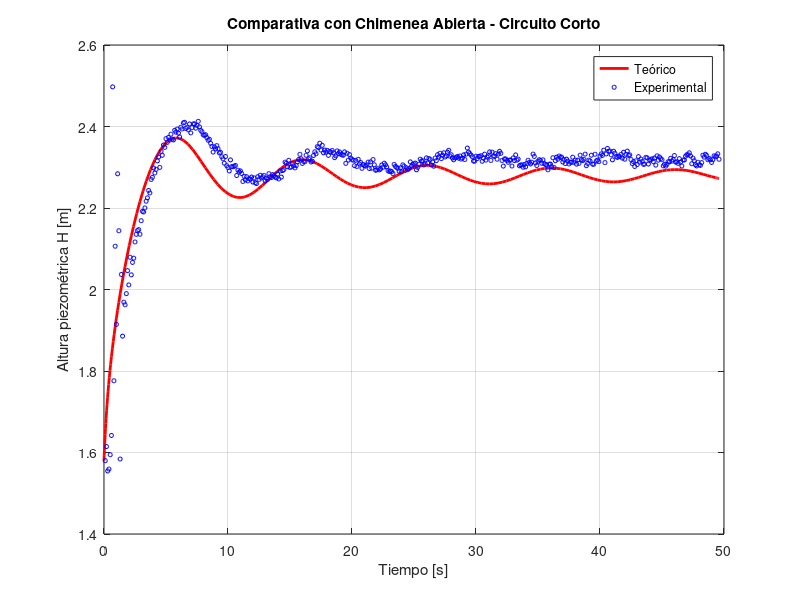
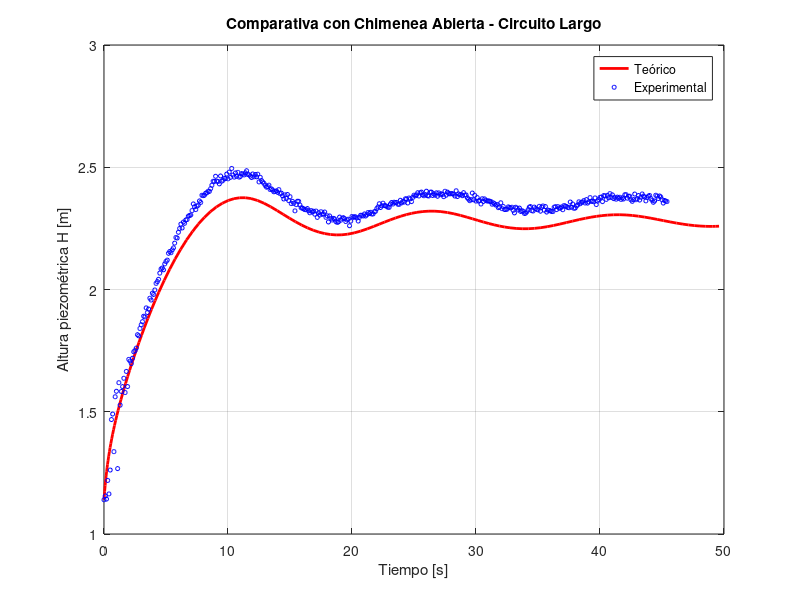

Here is the MATLAB script that generated these plots, in order:
%% P4-EFM-Transitorios_Hidráulicos
%19/04/2026
%David Jiménez, Teresa Martín y Josep Mas
clear all, clc
close all

%% PARÁMETROS TEÓRICOS EXACTOS
% Parámetros para los dos circuitos
Ac = 5.5070;
Bc = 0.3945;
Al = 5.2357;
Bl = 0.1764;
% Condiciones iniciales CIRCUITO CORTO
z0c = 2.28-1.58;             % [m]
dz0c = -0.8005;                % [m/s]
x0c = [z0c; dz0c];
% Condiciones iniciales CIRCUITO LARGO
z0l = 2.28-1.14;             % [m]
dz0l = -0.7241;                % [m/s]
x0l = [z0l; dz0l];
% Tiempo de simulación
tspan = [0 49.6];
% Definición de EDOs
odefun_c = @(tc, xc) [xc(2);  -Ac * abs(xc(2)) * xc(2) - Bc * xc(1)];
odefun_l = @(tl, xl) [xl(2);  -Al * abs(xl(2)) * xl(2) - Bl * xl(1)];
% Resolución EDO para circuito corto y largo (Modelo teórico)
[tc, xc] = ode45(odefun_c, tspan, x0c);  % [Tiempo, [z; dz/dt]]
[tl, xl] = ode45(odefun_l, tspan, x0l);

%% DATOS EXPERIMENTALES
%Datos circuito corto
data = [0.1	10.32197354
0.2	10.35655837
0.3	10.29659584
0.4	10.30140993
0.5	10.33656114
0.6	10.38381879
0.7	11.23929636
0.8	10.51801866
0.9	10.84816002
1	10.65640002
1.1	11.02599804
1.2	10.8861642
1.3	10.3259598
1.4	10.77891936
1.5	10.62749526
1.6	10.71082314
1.7	10.70450832
1.8	10.73185962
1.9	10.78828296
2	10.75326636
2.1	10.82102088
2.2	10.77800748
2.3	10.80842898
2.4	10.81877892
2.5	10.8586446
2.6	10.87733916
2.7	10.88660484
2.8	10.8889029
2.9	10.87755642
3	10.91082474
3.1	10.93379616
3.2	10.9322172
3.3	10.94213772
3.4	10.95861582
3.5	10.96696146
3.6	10.98507462
3.7	10.97889648
3.8	11.0120526
3.9	11.01717402
4	11.04025968
4.1	11.02782792
4.2	11.03686818
4.3	11.0576058
4.4	11.06716932
4.5	11.04158466
4.6	11.08088424
4.7	11.07125238
4.8	11.09650044
4.9	11.09074458
5	11.11225434
5.1	11.10304782
5.2	11.11522458
5.3	11.10875982
5.4	11.12298984
5.5	11.11100382
5.6	11.10902196
5.7	11.1326625
5.8	11.1279909
5.9	11.13566844
6	11.1257112
6.1	11.11628946
6.2	11.14021866
6.3	11.13591834
6.4	11.15097864
6.5	11.15219244
6.6	11.13708828
6.7	11.13978924
6.8	11.13369168
6.9	11.14822056
7	11.12631402
7.1	11.13939858
7.2	11.14844088
7.3	11.14830318
7.4	11.13786348
7.5	11.14452816
7.6	11.15459454
7.7	11.14102344
7.8	11.13261966
7.9	11.12928222
8	11.12153124
8.1	11.1202287
8.2	11.12167302
8.3	11.11452792
8.4	11.1081111
8.5	11.1104877
8.6	11.10065388
8.7	11.09294982
8.8	11.07917982
8.9	11.09206956
9	11.08679616
9.1	11.09500206
9.2	11.08747344
9.3	11.07705006
9.4	11.07850866
9.5	11.0677446
9.6	11.06278026
9.7	11.05192848
9.8	11.06825664
9.9	11.04587886
10	11.0414286
10.1	11.03281266
10.2	11.06001708
10.3	11.04346758
10.4	11.0434329
10.5	11.04443658
10.6	11.04644904
10.7	11.0216763
10.8	11.03480982
10.9	11.03024838
11	11.03302992
11.1	11.02667736
11.2	11.00708418
11.3	11.01939456
11.4	11.01122436
11.5	11.01886722
11.6	11.00849586
11.7	11.01389778
11.8	11.01267072
11.9	11.01803388
12	11.00568678
12.1	11.01586128
12.2	11.00426388
12.3	11.00193522
12.4	11.018652
12.5	11.01212808
12.6	11.02232502
12.7	11.0155716
12.8	11.01862752
12.9	11.0218548
13	11.00825616
13.1	11.0153064
13.2	11.01225966
13.3	11.02622142
13.4	11.01888456
13.5	11.0166069
13.6	11.02385298
13.7	11.02064304
13.8	11.01787068
13.9	11.01613974
14	11.02518306
14.1	11.01324906
14.2	11.03282796
14.3	11.01780846
14.4	11.03390814
14.5	11.03585736
14.6	11.05452132
14.7	11.05169184
14.8	11.04325032
14.9	11.05892772
15	11.0414286
15.1	11.04303306
15.2	11.05129506
15.3	11.04560142
15.4	11.0403576
15.5	11.0462124
15.6	11.05516902
15.7	11.06098812
15.8	11.0735994
15.9	11.06273334
16	11.05134198
16.1	11.05639098
16.2	11.05546788
16.3	11.07126258
16.4	11.08208478
16.5	11.0626446
16.6	11.06532618
16.7	11.05478856
16.8	11.05662966
16.9	11.07086784
17	11.07991116
17.1	11.07498966
17.2	11.09253264
17.3	11.09043858
17.4	11.1008742
17.5	11.0841258
17.6	11.09569158
17.7	11.07747336
17.8	11.08416558
17.9	11.07897786
18	11.08347708
18.1	11.07109632
18.2	11.08061292
18.3	11.07850764
18.4	11.08306602
18.5	11.0773887
18.6	11.06553834
18.7	11.06997534
18.8	11.08212558
18.9	11.07548232
19	11.07956334
19.1	11.07390948
19.2	11.07224688
19.3	11.07146964
19.4	11.07975714
19.5	11.0514909
19.6	11.07628608
19.7	11.05939182
19.8	11.07303636
19.9	11.06431842
20	11.06111868
20.1	11.05918272
20.2	11.04588702
20.3	11.0589063
20.4	11.04383886
20.5	11.06142162
20.6	11.05004964
20.7	11.05370532
20.8	11.03933556
20.9	11.04890316
21	11.04588702
21.1	11.04472728
21.2	11.04782298
21.3	11.05459272
21.4	11.0388582
21.5	11.05522002
21.6	11.03959566
21.7	11.06091162
21.8	11.0480229
21.9	11.03464152
22	11.035533
22.1	11.03943144
22.2	11.03564214
22.3	11.03774334
22.4	11.04765978
22.5	11.04198858
22.6	11.05192848
22.7	11.04788112
22.8	11.04280254
22.9	11.03408664
23	11.03151318
23.1	11.03282796
23.2	11.03126838
23.3	11.02654476
23.4	11.04890316
23.5	11.04402246
23.6	11.04171012
23.7	11.03949264
23.8	11.03244954
23.9	11.04042288
24	11.030892
24.1	11.04786888
24.2	11.04433764
24.3	11.0344977
24.4	11.04069216
24.5	11.03606748
24.6	11.03921418
24.7	11.05520778
24.8	11.04460794
24.9	11.04890316
25	11.05063206
25.1	11.05216512
25.2	11.03577474
25.3	11.04165708
25.4	11.04912552
25.5	11.06177964
25.6	11.0573916
25.7	11.05781898
25.8	11.04759042
25.9	11.05064328
26	11.06499876
26.1	11.05240176
26.2	11.06352384
26.3	11.06086266
26.4	11.0474823
26.5	11.05507722
26.6	11.04449472
26.7	11.06453874
26.8	11.05821168
26.9	11.0728038
27	11.0670867
27.1	11.07634626
27.2	11.06311686
27.3	11.07174708
27.4	11.07750906
27.5	11.06711118
27.6	11.06964792
27.7	11.07897684
27.8	11.08347708
27.9	11.06913078
28	11.07267324
28.1	11.06477742
28.2	11.0602221
28.3	11.0648937
28.4	11.06639616
28.5	11.06815974
28.6	11.06422356
28.7	11.06956632
28.8	11.06194998
28.9	11.06455914
29	11.07237744
29.1	11.06100444
29.2	11.07416142
29.3	11.08909524
29.4	11.07934608
29.5	11.07543234
29.6	11.07180624
29.7	11.06772216
29.8	11.05713558
29.9	11.05694892
30	11.06898492
30.1	11.06339532
30.2	11.0685708
30.3	11.0684739
30.4	11.070264
30.5	11.0566113
30.6	11.06405934
30.7	11.07416142
30.8	11.05949178
30.9	11.06690616
31	11.06977848
31.1	11.0797806
31.2	11.05872372
31.3	11.07910128
31.4	11.06939904
31.5	11.06887986
31.6	11.07537012
31.7	11.06165928
31.8	11.07416142
31.9	11.08108518
32	11.07613002
32.1	11.05862784
32.2	11.04477216
32.3	11.06238144
32.4	11.06238552
32.5	11.05867068
32.6	11.05416432
32.7	11.05933572
32.8	11.05977534
32.9	11.04499656
33	11.0649345
33.1	11.0584167
33.2	11.07229788
33.3	11.0593449
33.4	11.0619459
33.5	11.04554736
33.6	11.04738132
33.7	11.04773118
33.8	11.04202122
33.9	11.04890316
34	11.04303306
34.1	11.05122366
34.2	11.05910928
34.3	11.05390524
34.4	11.05000476
34.5	11.05428672
34.6	11.07427668
34.7	11.0684739
34.8	11.0525619
34.9	11.046294
35	11.05646646
35.1	11.06057196
35.2	11.05863396
35.3	11.0517306
35.4	11.0602221
35.5	11.05104924
35.6	11.04868386
35.7	11.04793824
35.8	11.03560644
35.9	11.0493387
36	11.04977322
36.1	11.04325032
36.2	11.0653782
36.3	11.04119604
36.4	11.05816476
36.5	11.06669196
36.6	11.06183166
36.7	11.06956122
36.8	11.065827
36.9	11.06695104
37	11.05470084
37.1	11.06057502
37.2	11.05106454
37.3	11.06194998
37.4	11.05689894
37.5	11.05000476
37.6	11.0543418
37.7	11.05408986
37.8	11.0666226
37.9	11.0538726
38	11.05949178
38.1	11.04956004
38.2	11.05925412
38.3	11.05150824
38.4	11.07159306
38.5	11.0606454
38.6	11.05815966
38.7	11.0614053
38.8	11.07415428
38.9	11.04585336
39	11.05129506
39.1	11.05934082
39.2	11.05734162
39.3	11.0714421
39.4	11.04955596
39.5	11.04931728
39.6	11.07389928
39.7	11.05764864
39.8	11.05927554
39.9	11.05573512
40	11.06919198
40.1	11.0747826
40.2	11.0712024
40.3	11.08388406
40.4	11.05345848
40.5	11.07469692
40.6	11.0881497
40.7	11.08134732
40.8	11.08174818
40.9	11.07253656
41	11.0601405
41.1	11.08122288
41.2	11.07629118
41.3	11.06804244
41.4	11.0660871
41.5	11.06938374
41.6	11.0679384
41.7	11.07355044
41.8	11.06436024
41.9	11.07872388
42	11.0617164
42.1	11.07369222
42.2	11.08153296
42.3	11.0709984
42.4	11.07238764
42.5	11.06087184
42.6	11.05111962
42.7	11.05581876
42.8	11.04393474
42.9	11.05787508
43	11.04868386
43.1	11.06804244
43.2	11.0543061
43.3	11.06216724
43.4	11.05640526
43.5	11.04928974
43.6	11.04955188
43.7	11.06629926
43.8	11.06500692
43.9	11.0497314
44	11.05949178
44.1	11.06042814
44.2	11.06282004
44.3	11.05563312
44.4	11.06471928
44.5	11.04716406
44.6	11.07002022
44.7	11.05925514
44.8	11.0672346
44.9	11.0629812
45	11.0605842
45.1	11.04544638
45.2	11.04914082
45.3	11.04476298
45.4	11.04909492
45.5	11.05569534
45.6	11.05524552
45.7	11.06390736
45.8	11.05699992
45.9	11.06070456
46	11.07068934
46.1	11.05449378
46.2	11.05529754
46.3	11.05154598
46.4	11.06308116
46.5	11.05470084
46.6	11.0451771
46.7	11.05966926
46.8	11.05987632
46.9	11.06898492
47	11.072712
47.1	11.0726049
47.2	11.0774448
47.3	11.06964792
47.4	11.0506545
47.5	11.06443062
47.6	11.05797912
47.7	11.0480229
47.8	11.04523014
47.9	11.05408986
48	11.04796884
48.1	11.04656736
48.2	11.05336464
48.3	11.07150228
48.4	11.06670828
48.5	11.07372588
48.6	11.07062916
48.7	11.0604975
48.8	11.06347284
48.9	11.06029044
49	11.05374816
49.1	11.06042814
49.2	11.07014976
49.3	11.067663
49.4	11.0695551
49.5	11.0749968
49.6	11.06151852];

t_exp_c = data(:,1);
P_exp_c = data(:,2);

% Datos circuito largo
data2 = [0.1	10.25938144
0.2	10.26282047
0.3	10.26535609
0.4	10.26626644
0.5	10.28802049
0.6	10.24422077
0.7	10.28506106
0.8	10.26107546
0.9	10.25053876
1	10.27260554
1.1	10.28585014
1.2	10.25185904
1.3	10.25822925
1.4	10.27288818
1.5	10.2624749
1.6	10.28257022
1.7	10.29695936
1.8	10.30039146
1.9	10.26054679
2	10.26818975
2.1	10.27043722
2.2	10.25567333
2.3	10.28087356
2.4	10.26542984
2.5	10.27605752
2.6	10.29262406
2.7	10.28981498
2.8	10.28029297
2.9	10.26789426
3	10.23837505
3.1	10.28852162
3.2	10.28365499
3.3	10.26186739
3.4	10.29951824
3.5	10.30596443
3.6	10.25118238
3.7	10.29726924
3.8	10.2807634
3.9	10.28501741
4	10.28865789
4.1	10.27842964
4.2	10.26859888
4.3	10.28443346
4.4	10.27139072
4.5	10.34772599
4.6	10.29250757
4.7	10.39014167
4.8	10.5966882
4.9	10.61928222
5	10.4654652
5.1	10.6900029
5.2	10.71231234
5.3	10.39608388
5.4	10.7475054
5.5	10.65557484
5.6	10.71153306
5.7	10.73133126
5.8	10.76549004
5.9	10.7072154
6	10.79354718
6.1	10.7316903
6.2	10.84267752
6.3	10.8360057
6.4	10.82578632
6.5	10.84738278
6.6	10.87404048
6.7	10.87837548
6.8	10.88895696
6.9	10.94379726
7	10.9391328
7.1	10.96918914
7.2	10.98452076
7.3	10.99713306
7.4	11.0191977
7.5	11.0162244
7.6	11.05345134
7.7	11.03445996
7.8	11.04857574
7.9	11.09288046
8	11.08541508
8.1	11.11341714
8.2	11.1084069
8.3	11.12675772
8.4	11.1536235
8.5	11.16103482
8.6	11.1702189
8.7	11.19544248
8.8	11.21274984
8.9	11.21641164
9	11.20922982
9.1	11.23324572
9.2	11.24312238
9.3	11.24873442
9.4	11.27663856
9.5	11.28394278
9.6	11.27901516
9.7	11.290839
9.8	11.2990806
9.9	11.31816888
10	11.34134226
10.1	11.33903706
10.2	11.3626368
10.3	11.3782224
10.4	11.3958276
10.5	11.3802216
10.6	11.4044568
10.7	11.3992854
10.8	11.4128208
10.9	11.4148404
11	11.4284574
11.1	11.4311502
11.2	11.4333228
11.3	11.4515094
11.4	11.4786618
11.5	11.467044
11.6	11.4555894
11.7	11.4696756
11.8	11.4735312
11.9	11.4908712
12	11.4846798
12.1	11.5139946
12.2	11.512485
12.3	11.5141578
12.4	11.5222668
12.5	11.5240926
12.6	11.5306308
12.7	11.5297536
12.8	11.5413
12.9	11.5548354
13	11.5713186
13.1	11.570676
13.2	11.5916064
13.3	11.5719612
13.4	11.5702986
13.5	11.5606188
13.6	11.5929324
13.7	11.5715124
13.8	11.5754598
13.9	11.5833342
14	11.5823448
14.1	11.6006946
14.2	11.5811106
14.3	11.6087526
14.4	11.5872408
14.5	11.6237058
14.6	11.596584
14.7	11.5882098
14.8	11.6052846
14.9	11.5916268
15	11.607549
15.1	11.5880976
15.2	11.591127
15.3	11.6025408
15.4	11.600511
15.5	11.5971348
15.6	11.6058966
15.7	11.6143932
15.8	11.5991238
15.9	11.5974714
16	11.5920654
16.1	11.5864656
16.2	11.6011842
16.3	11.5894542
16.4	11.599032
16.5	11.589546
16.6	11.600103
16.7	11.5685136
16.8	11.5872816
16.9	11.574348
17	11.5684626
17.1	11.5628526
17.2	11.554509
17.3	11.547165
17.4	11.5493784
17.5	11.5553148
17.6	11.5375872
17.7	11.5403106
17.8	11.5357512
17.9	11.5281726
18	11.5296414
18.1	11.5319874
18.2	11.5260102
18.3	11.5370466
18.4	11.5208286
18.5	11.5226748
18.6	11.5119954
18.7	11.4986946
18.8	11.5158102
18.9	11.5008672
19	11.5171872
19.1	11.4922074
19.2	11.50815
19.3	11.4800796
19.4	11.4890862
19.5	11.4811506
19.6	11.4502854
19.7	11.4757956
19.8	11.4894738
19.9	11.4890964
20	11.4743982
20.1	11.4626478
20.2	11.4614748
20.3	11.4582822
20.4	11.4555384
20.5	11.4547632
20.6	11.4597204
20.7	11.450724
20.8	11.44236
20.9	11.4515706
21	11.4453792
21.1	11.4487146
21.2	11.4365868
21.3	11.449551
21.4	11.4235206
21.5	11.4424212
21.6	11.4328944
21.7	11.4466236
21.8	11.4361992
21.9	11.4381066
22	11.4455016
22.1	11.423796
22.2	11.430069
22.3	11.4048036
22.4	11.429508
22.5	11.4195528
22.6	11.4128106
22.7	11.41941
22.8	11.4174414
22.9	11.4065886
23	11.4032022
23.1	11.4050076
23.2	11.424816
23.3	11.4120354
23.4	11.419512
23.5	11.4224598
23.6	11.4185532
23.7	11.4065784
23.8	11.4131574
23.9	11.4160134
24	11.3894832
24.1	11.4081084
24.2	11.4272436
24.3	11.423541
24.4	11.425938
24.5	11.4255708
24.6	11.4211848
24.7	11.4085164
24.8	11.4234798
24.9	11.4322008
25	11.4316194
25.1	11.4291918
25.2	11.4375762
25.3	11.4292326
25.4	11.4341898
25.5	11.443584
25.6	11.4392388
25.7	11.444196
25.8	11.4372294
25.9	11.4375864
26	11.4469296
26.1	11.4483372
26.2	11.4596592
26.3	11.4661668
26.4	11.4793656
26.5	11.4638106
26.6	11.471175
26.7	11.4815994
26.8	11.4717972
26.9	11.4714606
27	11.4687372
27.1	11.465004
27.2	11.4647898
27.3	11.4783354
27.4	11.4845778
27.5	11.4780702
27.6	11.4856182
27.7	11.4841596
27.8	11.4847818
27.9	11.4775398
28	11.4769278
28.1	11.493411
28.2	11.4828438
28.3	11.4886782
28.4	11.4860262
28.5	11.4995208
28.6	11.4989088
28.7	11.4824358
28.8	11.5029174
28.9	11.4992454
29	11.4881274
29.1	11.5051002
29.2	11.5145862
29.3	11.511822
29.4	11.5155042
29.5	11.52447
29.6	11.5109448
29.7	11.5241028
29.8	11.5269486
29.9	11.5157694
30	11.512026
30.1	11.5160958
30.2	11.530539
30.3	11.5120668
30.4	11.5111284
30.5	11.5265916
30.6	11.5270302
30.7	11.5132092
30.8	11.5200738
30.9	11.5143924
31	11.523909
31.1	11.509935
31.2	11.5238172
31.3	11.516463
31.4	11.5201452
31.5	11.5174218
31.6	11.5083438
31.7	11.530335
31.8	11.514423
31.9	11.526816
32	11.5210122
32.1	11.5195638
32.2	11.5215018
32.3	11.5199412
32.4	11.5185234
32.5	11.5107204
32.6	11.5324464
32.7	11.5087824
32.8	11.5194822
32.9	11.5158408
33	11.5175544
33.1	11.5122606
33.2	11.5247454
33.3	11.5148412
33.4	11.5154124
33.5	11.5035498
33.6	11.4982458
33.7	11.4918708
33.8	11.4966342
33.9	11.5231236
34	11.495604
34.1	11.5138008
34.2	11.490147
34.3	11.504478
34.4	11.4904326
34.5	11.4929724
34.6	11.478162
34.7	11.4998982
34.8	11.488719
34.9	11.499072
35	11.4924828
35.1	11.4903816
35.2	11.4909936
35.3	11.4898104
35.4	11.4882396
35.5	11.4774276
35.6	11.4828438
35.7	11.4791922
35.8	11.4739596
35.9	11.4764994
36	11.4634944
36.1	11.4655344
36.2	11.4833334
36.3	11.4594042
36.4	11.467962
36.5	11.4558546
36.6	11.4558138
36.7	11.4570786
36.8	11.4665646
36.9	11.4640248
37	11.4620256
37.1	11.465157
37.2	11.452356
37.3	11.4419214
37.4	11.4649428
37.5	11.4614136
37.6	11.453733
37.7	11.4615972
37.8	11.4479292
37.9	11.4512646
38	11.448021
38.1	11.4397794
38.2	11.4405036
38.3	11.4464196
38.4	11.4546408
38.5	11.4657384
38.6	11.4676866
38.7	11.4512442
38.8	11.449551
38.9	11.4655344
39	11.4595368
39.1	11.4563034
39.2	11.4542838
39.3	11.4686658
39.4	11.4489288
39.5	11.4654324
39.6	11.4702978
39.7	11.4530088
39.8	11.4678192
39.9	11.4452364
40	11.4534474
40.1	11.4518868
40.2	11.4499998
40.3	11.4481434
40.4	11.4474396
40.5	11.4651876
40.6	11.4671868
40.7	11.4553854
40.8	11.4676866
40.9	11.461434
41	11.4615972
41.1	11.4661056
41.2	11.4549468
41.3	11.4718176
41.4	11.4696756
41.5	11.4682374
41.6	11.4641676
41.7	11.4630456
41.8	11.4864036
41.9	11.4653202
42	11.4783354
42.1	11.4607812
42.2	11.4620154
42.3	11.4700734
42.4	11.4742248
42.5	11.4872706
42.6	11.4794064
42.7	11.4849246
42.8	11.486475
42.9	11.4921564
43	11.4822318
43.1	11.4962262
43.2	11.4820278
43.3	11.4872706
43.4	11.5043862
43.5	11.489433
43.6	11.4897492
43.7	11.4874644
43.8	11.503203
43.9	11.4760506
44	11.4901776
44.1	11.4963282
44.2	11.5053042
44.3	11.5065282
44.4	11.4880152
44.5	11.5127298
44.6	11.5115568
44.7	11.4971034
44.8	11.5135152
44.9	11.5038354
45	11.5207368
45.1	11.5050696
45.2	11.5156674
45.3	11.5003674
45.4	11.5058244
45.5	11.49795
45.6	11.506314
45.7	11.5015812
45.8	11.5057938
45.9	11.4970014
46	11.5032336
46.1	11.4988374
46.2	11.5159938
46.3	11.516463
46.4	11.5021728
46.5	11.5098738
46.6	11.5100472
46.7	11.4951348
46.8	11.4892086
46.9	11.4961752
47	11.519064
47.1	11.4958692
47.2	11.5003164
47.3	11.512893
47.4	11.4944208
47.5	11.505957
47.6	11.5194312
47.7	11.5105878
47.8	11.5070076
47.9	11.4910752
48	11.5048656
48.1	11.5104246
48.2	11.5131582
48.3	11.5005408
48.4	11.4934824
48.5	11.485251
48.6	11.4905142
48.7	11.514117
48.8	11.5104348
48.9	11.5006836
49	11.5110366
49.1	11.5074768
49.2	11.4957366
49.3	11.482089
49.4	11.4926868
49.5	11.4902286
49.6	11.4883518
];

t_exp_l = data2(:,1);
P_exp_l = data2(:,2);
% RECORTAR DATOS CIRCUITO LARGO (Desde t = 4.2 s)
t_raw_l = data2(:,1);
idx_start_l = find(t_raw_l >= 4.2, 1); 

t_exp_l = data2(idx_start_l:end, 1) - 4.2; % Alineación a t=0
P_exp_l = data2(idx_start_l:end, 2);

%% GRAICAR
% GRÁFICA PARA CIRCUITO CORTO
figure;
% 1. Nivel teórico H en metros (Cota estática - oscilación)
H_teo_c = 2.28 - xc(:,1); 

% 2. Nivel experimental H en metros
H_exp_c = (P_exp_c - P_exp_c(1)) + (2.28 - z0c);

plot(tc, H_teo_c, 'r-', 'LineWidth', 2, 'DisplayName', 'Teórico'); 
hold on;
plot(t_exp_c, H_exp_c, 'bo', 'MarkerSize', 3, 'DisplayName', 'Experimental');
xlabel('Tiempo [s]');
ylabel('Altura piezométrica H [m]');
title('Comparativa con Chimenea Abierta - Circuito Corto');
legend('Location','Best');
grid on;

% --------------------------
% GRÁFICA PARA CIRCUITO LARGO
figure;
H_teo_l = 2.28 - xl(:,1); 
H_exp_l = (P_exp_l - P_exp_l(1)) + (2.28 - z0l);

plot(tl, H_teo_l, 'r-', 'LineWidth', 2, 'DisplayName', 'Teórico'); 
hold on;
plot(t_exp_l, H_exp_l, 'bo', 'MarkerSize', 3, 'DisplayName', 'Experimental');
xlabel('Tiempo [s]');
ylabel('Altura piezométrica H [m]');
title('Comparativa con Chimenea Abierta - Circuito Largo');
legend('Location','Best');
grid on;
